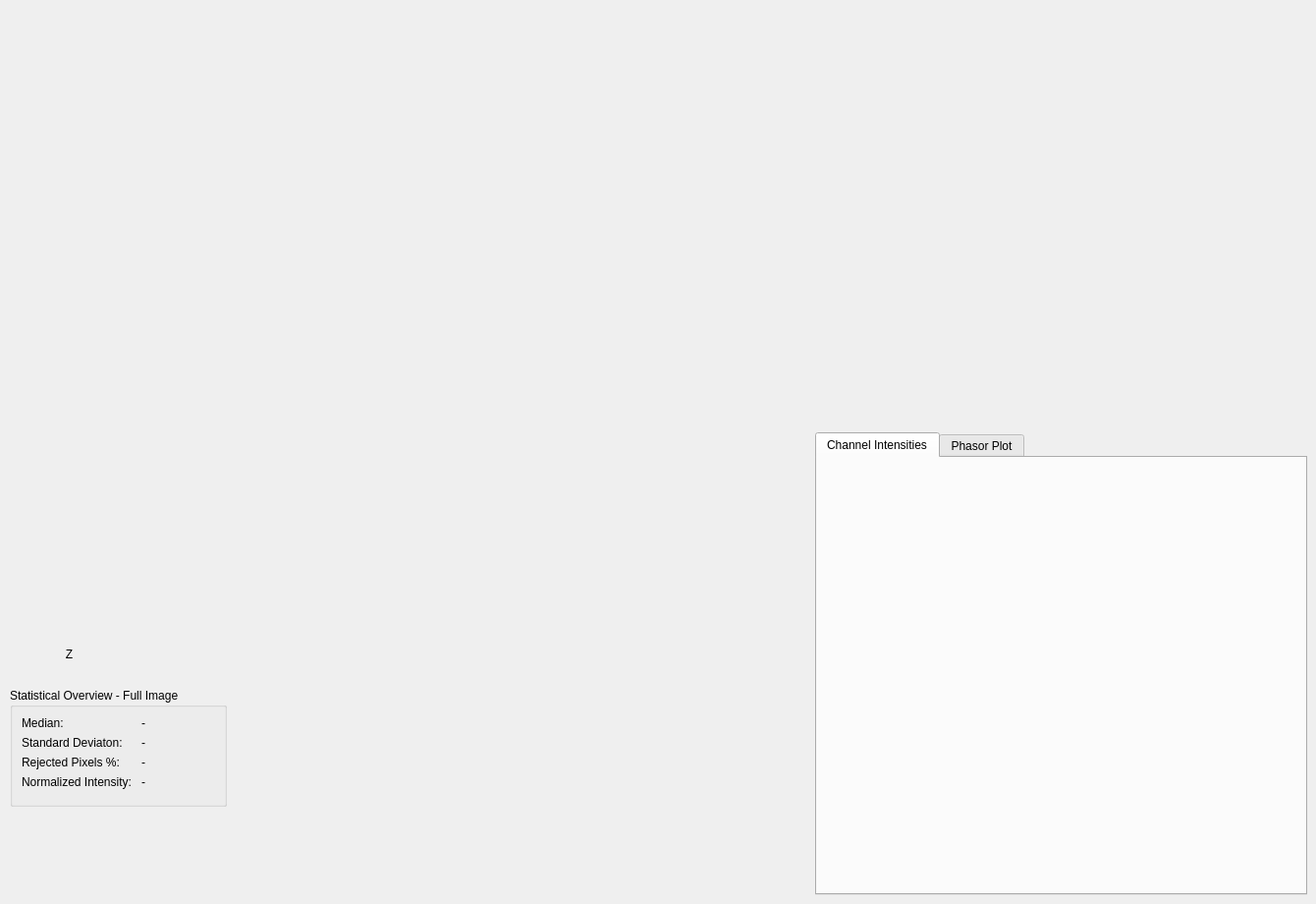
            <widget class="QWidget" name="tab_23">
             <attribute name="title">
              <string>Cytosol</string>
             </attribute>
             <widget class="QWidget" name="MplWidget_19" native="true">
              <property name="geometry">
               <rect>
                <x>0</x>
                <y>0</y>
                <width>661</width>
                <height>661</height>
               </rect>
              </property>
             </widget>
             <widget class="QWidget" name="MplWidget_20" native="true">
              <property name="geometry">
               <rect>
                <x>830</x>
                <y>-10</y>
                <width>491</width>
                <height>451</height>
               </rect>
              </property>
              <property name="sizePolicy">
               <sizepolicy hsizetype="Maximum" vsizetype="Maximum">
                <horstretch>0</horstretch>
                <verstretch>0</verstretch>
               </sizepolicy>
              </property>
             </widget>
             <widget class="QTabWidget" name="tabWidget_10">
              <property name="geometry">
               <rect>
                <x>830</x>
                <y>440</y>
                <width>501</width>
                <height>471</height>
               </rect>
              </property>
              <property name="currentIndex">
               <number>0</number>
              </property>
              <widget class="QWidget" name="tab_24">
               <attribute name="title">
                <string>Channel Intensities</string>
               </attribute>
               <widget class="QWidget" name="MplWidget_21" native="true">
                <property name="geometry">
                 <rect>
                  <x>0</x>
                  <y>0</y>
                  <width>491</width>
                  <height>441</height>
                 </rect>
                </property>
               </widget>
              </widget>
              <widget class="QWidget" name="tab_25">
               <attribute name="title">
                <string>Phasor Plot</string>
               </attribute>
               <widget class="QWidget" name="MplWidget_22" native="true">
                <property name="geometry">
                 <rect>
                  <x>0</x>
                  <y>2</y>
                  <width>491</width>
                  <height>451</height>
                 </rect>
                </property>
               </widget>
              </widget>
             </widget>
             <widget class="QGroupBox" name="groupBox_19">
              <property name="geometry">
               <rect>
                <x>10</x>
                <y>700</y>
                <width>221</width>
                <height>121</height>
               </rect>
              </property>
              <property name="minimumSize">
               <size>
                <width>0</width>
                <height>121</height>
               </size>
              </property>
              <property name="title">
               <string>Statistical Overview - Full Image</string>
              </property>
              <layout class="QFormLayout" name="formLayout_3">
               <item row="0" column="0">
                <widget class="QLabel" name="label_74">
                 <property name="text">
                  <string>Median:</string>
                 </property>
                </widget>
               </item>
               <item row="0" column="1">
                <widget class="QLabel" name="label_75">
                 <property name="text">
                  <string>-</string>
                 </property>
                </widget>
               </item>
               <item row="1" column="0">
                <widget class="QLabel" name="label_70">
                 <property name="text">
                  <string>Standard Deviaton:</string>
                 </property>
                </widget>
               </item>
               <item row="1" column="1">
                <widget class="QLabel" name="label_78">
                 <property name="text">
                  <string>-</string>
                 </property>
                </widget>
               </item>
               <item row="2" column="0">
                <widget class="QLabel" name="label_72">
                 <property name="text">
                  <string>Rejected Pixels %:</string>
                 </property>
                </widget>
               </item>
               <item row="2" column="1">
                <widget class="QLabel" name="label_77">
                 <property name="text">
                  <string>-</string>
                 </property>
                </widget>
               </item>
               <item row="3" column="0">
                <widget class="QLabel" name="label_53">
                 <property name="text">
                  <string>Normalized Intensity: </string>
                 </property>
                </widget>
               </item>
               <item row="3" column="1">
                <widget class="QLabel" name="label_79">
                 <property name="text">
                  <string>-</string>
                 </property>
                </widget>
               </item>
              </layout>
             </widget>
             <widget class="QLabel" name="label_50">
              <property name="geometry">
               <rect>
                <x>60</x>
                <y>656</y>
                <width>21</width>
                <height>20</height>
               </rect>
              </property>
              <property name="minimumSize">
               <size>
                <width>0</width>
                <height>20</height>
               </size>
              </property>
              <property name="frameShape">
               <enum>QFrame::NoFrame</enum>
              </property>
              <property name="frameShadow">
               <enum>QFrame::Plain</enum>
              </property>
              <property name="text">
               <string>Z</string>
              </property>
              <property name="alignment">
               <set>Qt::AlignCenter</set>
              </property>
             </widget>
            </widget>
